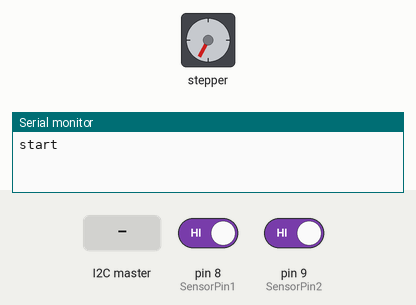
This sketch was run on a simulated Arduino Uno, built with avr-gcc and run on an emulated ATmega328P. On the bench: stepper motor, the last lines printed to the serial monitor. The test bench sets the inputs (shaded band); at power-on: pin 8 (SensorPin1) HIGH, pin 9 (SensorPin2) HIGH. Stepper angles assume 200 steps per turn.

Above: at 1.2 s.
1.3 s: the I2C master sends the byte 1
At 2.0 s:
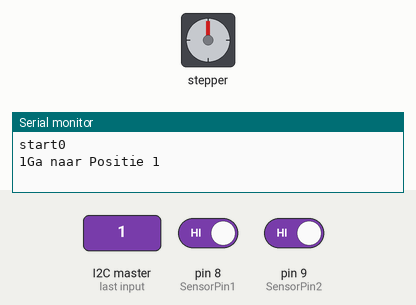
2.9 s: pin 8 (SensorPin1) driven LOW
At 3.5 s:
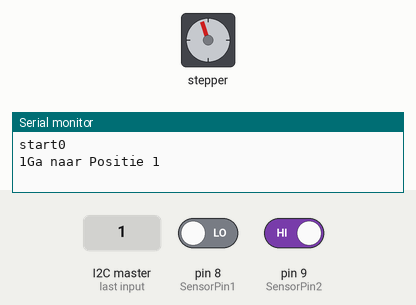
4.4 s: the I2C master sends the byte 2
At 4.7 s:
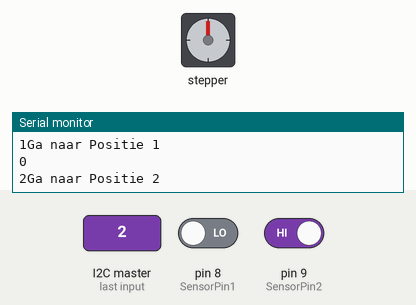
Timing chart, 0 to 7.4 s (numbered marks = the images above; inputs shaded):
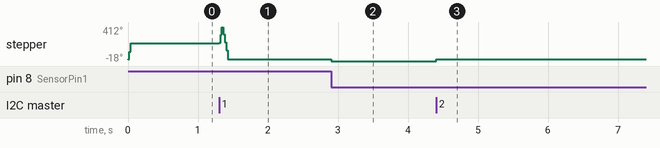

The sketch:

wire_stepper2.ino
```cpp
#include <EEPROM.h>
#include <Wire.h>
#include <AccelStepper.h>

// rotowand

const int LONGSIZE = sizeof(long int);

// Define a stepper and the pins it will use
AccelStepper stepper(AccelStepper::DRIVER,11, 10); // Defaults to AccelStepper::FULL4WIRE (4 pins) on 2, 3, 4, 5

#define WireAdress 2
#define MaxSpeedAdress 0
#define MaxAccelerationAdress 4
#define Positie_1_Adress 8
#define Positie_2_Adress 12

#define SensorPin1 8
#define SensorPin2 9

unsigned long MaxSpeed = 5000;
unsigned long  MaxAcceleration = 8000;
unsigned long Position_1;
unsigned long Position_2;
byte Position;
unsigned long tmp;

char buffer[10];
String value;
char RUNMODE;

void setup()
{

  // Change these to suit your stepper if you want
  Serial.begin(9600);
  MaxSpeed = read_long_Eeprom(MaxSpeedAdress);
  if(MaxSpeed < 10) MaxSpeed = 4000;
  MaxAcceleration = read_long_Eeprom(MaxAccelerationAdress);
  if(MaxAcceleration < 10) MaxAcceleration = 8000;
  Position_1 = read_long_Eeprom(Positie_1_Adress);
  Position_2 = read_long_Eeprom(Positie_2_Adress);

  stepper.setMaxSpeed(MaxSpeed);
  stepper.setAcceleration(MaxAcceleration);
  pinMode(SensorPin1, INPUT_PULLUP);
  pinMode(SensorPin2, INPUT_PULLUP);
  Wire.begin(WireAdress);
  Wire.onReceive(receiveEvent); // register event
  stepper.setPinsInverted(true, false, false);
  Serial.print("start");
  stepper.moveTo(-600000);
  RUNMODE = false;
}

void loop()
{
  // If at the end of travel go to the other end
  if (RUNMODE) {
    stepper.run();
  }
  else {
    if(((PINB & 0x03) == 0x03)) {
      // Serial.println(PINB & 0x03);
      stepper.run();
    }
    else {
      stepper.setCurrentPosition(0);
      stepper.moveTo(10);
      stepper.run();
      RUNMODE = true;
    }
  }

}


void receiveEvent(int howMany)
{
  int i=0;

  while(1 < Wire.available()) // loop through all but the last
  {
    buffer[i++] = Wire.read(); // receive byte as a character
  }
  memcpy(&tmp, buffer, 4);
  Serial.println(tmp);

  Position = Wire.read();
  Serial.print(Position);

  if(Position != 0)
    parseCommand();

}


void write_long_Eeprom(int addr, long val){
  EEPROM.write(addr, (byte )((val >> 24) & 0xff));
  EEPROM.write(addr+1, (byte )((val >> 16) & 0xff));
  EEPROM.write(addr+2, (byte )((val >> 8) & 0xff));
  EEPROM.write(addr+3, (byte )((val) & 0xff));
}


long read_long_Eeprom(int addr){
  long val;
  val = EEPROM.read(addr);
  val = (val << 8) | EEPROM.read(addr+1);
  val = (val << 8) | EEPROM.read(addr+2);
  val = (val << 8) | EEPROM.read(addr+3);
  return val;
}

void parseCommand(){

  switch(Position) {
  case 0:
    break;
  case 1:
    stepper.moveTo(Position_1);
    Serial.println("Ga naar Positie 1");
    break;
  case 2:
    stepper.moveTo(Position_2);
    Serial.println("Ga naar Positie 2");
    break;
  case 3:
    Serial.println("Reset");
    RUNMODE=false;
    stepper.moveTo(-6000000);
    break;
  case 4:
    MaxSpeed=tmp;
    Serial.print("Maxspeed = ");
    Serial.println(MaxSpeed);
    stepper.setMaxSpeed(MaxSpeed);
    write_long_Eeprom(MaxSpeedAdress, MaxSpeed);
    break;
  case 5:

    MaxAcceleration=tmp;
    Serial.print("MaxAcceleration = ");
    Serial.println(MaxAcceleration);
    stepper.setAcceleration(MaxAcceleration);
    write_long_Eeprom(MaxAccelerationAdress, MaxAcceleration);
    break;
  case 6:
    Position_1=tmp;
    Serial.print("Position_1 = ");
    Serial.println(Position_1);

    write_long_Eeprom(Positie_1_Adress, Position_1);
    break;
  case 7:
    Position_2=tmp;
    Serial.print("Position_2 = ");
    Serial.println(Position_2);
    write_long_Eeprom(Positie_2_Adress, Position_2);
    break;
  }
}
```

Measured:
- after the input at 1.3 s, stepper: turns 204° clockwise in 0.04 s, then 411° counter-clockwise in 0.06 s
- after the input at 2.9 s, stepper: turns 19° counter-clockwise, starting at once
- after the input at 4.4 s, stepper: turns 19° clockwise, starting at once
- by itself, stepper: turns 208° clockwise
